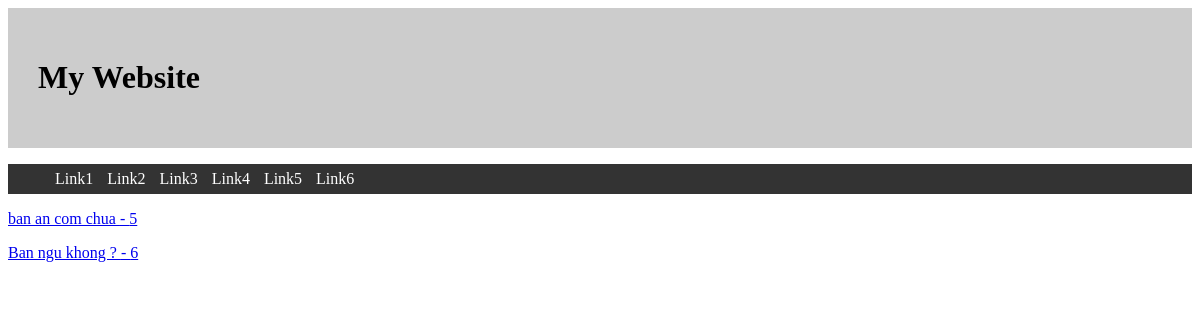
The app's page /polls/list/, older data.
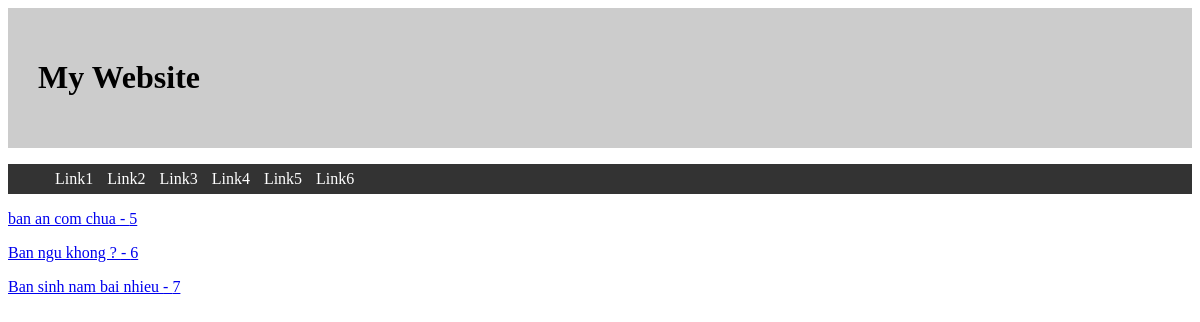
The same page, newer data.
### polls/models.py (models this page shows)
class Question(models.Model):
    question_text = models.CharField(max_length=200)
    time_pub = models.DateTimeField()

### polls/views.py (the view)
# urls.py: path('list/', views.viewlist, name='view_list'),
def viewlist(request):
    list_question = Question.objects.all()
    context = {"dsquest": list_question}
    return render(request, "polls/question_list.html", context)

### polls/templates/polls/question_list.html
{% extends 'polls/base.html' %}
{% block content123 %}
    {% if dsquest %}
        {% for item in dsquest %}
            <a href="{% url 'detail' item.id %}"><p>{{ item.question_text }} - {{item.id}}</p></a>
        {% endfor %}
    {% else %}
        <h1 style="color:red;">deo co data nao ca !</h1>
    {% endif %}
{% endblock %}

### polls/templates/polls/base.html (shortened to what this page needs)
<!DOCTYPE html>
<html lang="en">
<head>
</head>
<body>
    <div class="header">
        <h1>My Website</h1>
    </div>
    <div class="menu">
        <ul>
            <li>Link1</li>
            <li>Link2</li>
            <li>Link3</li>
            <li>Link4</li>
            <li>Link5</li>
            <li>Link6</li>
        </ul>
    </div>
    <div class="content">
        {% block content123 %}
        {% endblock %}
    </div>
</body>
</html>

### polls/templates/polls/base.html (style rules this page uses)
.header { padding: 30px; background-color: #CCC; }
.menu { background-color:#333; color:#fff }
.menu ul li { list-style-type: none; }
.menu ul li { float: left; padding: 6px 7px; }
.menu:after { clear: both; display:table; content:"" }

Row changes from the older to the newer data that the page shows:
added Question: question_text "Ban sinh nam bai nhieu", id "7"
